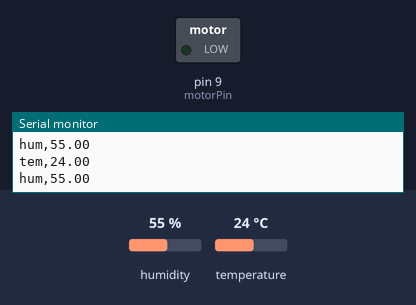
Bench run of a sketch on a simulated Arduino Uno, built with avr-gcc and run on an emulated ATmega328P. Parts: switched loads named in the sketch (green lamp = pin HIGH), the last lines printed to the serial monitor. Inputs (shaded band) come from the test bench; at power-on: temperature 24 °C, humidity 55 %.

Above: at 4.2 s.
4.3 s: temperature set to 22 °C
At 7.3 s:
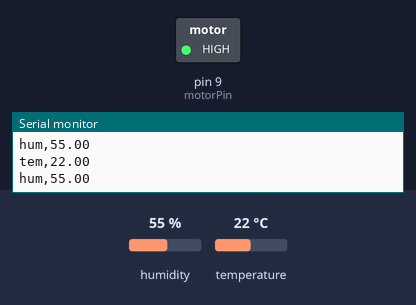
8.5 s: temperature set to 28 °C
At 10.8 s:
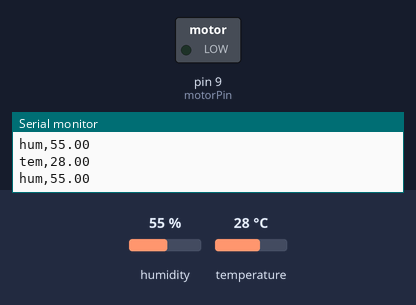
Timing chart, 0 to 12.3 s (numbered marks = the images above; inputs shaded):
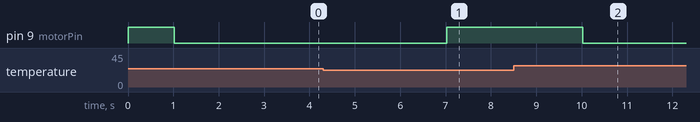

The sketch:

dht_DC.ino
```cpp
#include <DHT.h>

#define DHTPIN A0
#define DHTTYPE DHT11

const int motorPin = 9;

boolean motorManualMode = false;
boolean motorOn = false;

DHT dht(DHTPIN, DHTTYPE);

unsigned long lastSensorRead = 0;
const unsigned long SENSOR_INTERVAL = 1000;  // 1초마다 센서 읽기

void setup() {
  Serial.begin(9600);
  pinMode(motorPin, OUTPUT);
  digitalWrite(motorPin, HIGH);  // 초기 모터 OFF
  dht.begin();
}

void loop() {
  // ── 시리얼 명령 수신 (딜레이 없이 항상 체크) ──────────────
  while (Serial.available() > 0) {
    char command = Serial.read();

    if (command == '3') {
      motorManualMode = true;
      Serial.println("수동모드 활성화");

    } else if (command == '4') {
      motorManualMode = false;
      Serial.println("자동모드 활성화");

    } else if (command == '7') {
      if (motorManualMode) {
        motorOn = true;
        digitalWrite(motorPin, LOW);
        Serial.println("DC 모터 켜짐");
      }

    } else if (command == '8') {
      if (motorManualMode) {
        motorOn = false;
        digitalWrite(motorPin, HIGH);
        Serial.println("DC 모터 꺼짐");
      }
    }
  }

  // ── 1초마다 센서 읽기 + 자동모드 처리 (millis 비블로킹) ───
  unsigned long now = millis();
  if (now - lastSensorRead >= SENSOR_INTERVAL) {
    lastSensorRead = now;

    float t = dht.readTemperature();
    float h = dht.readHumidity();

    if (!isnan(t) && !isnan(h)) {
      Serial.print("tem,");
      Serial.println(t);
      Serial.print("hum,");
      Serial.println(h);

      // 자동모드일 때만 온도로 모터 제어
      if (!motorManualMode) {
        if (t >= 24) {
          digitalWrite(motorPin, LOW);
        } else {
          digitalWrite(motorPin, HIGH);
        }
      }
    }
  }
}
```

Measured:
- the behaviour switches between 24 and 23 °C on temperature (found by bisection; images 0 and 1)
- after the input at 4.3 s, pin 9 (motorPin): LOW → HIGH after 2.7 s
- after the input at 8.5 s, pin 9 (motorPin): HIGH → LOW after 1.5 s
